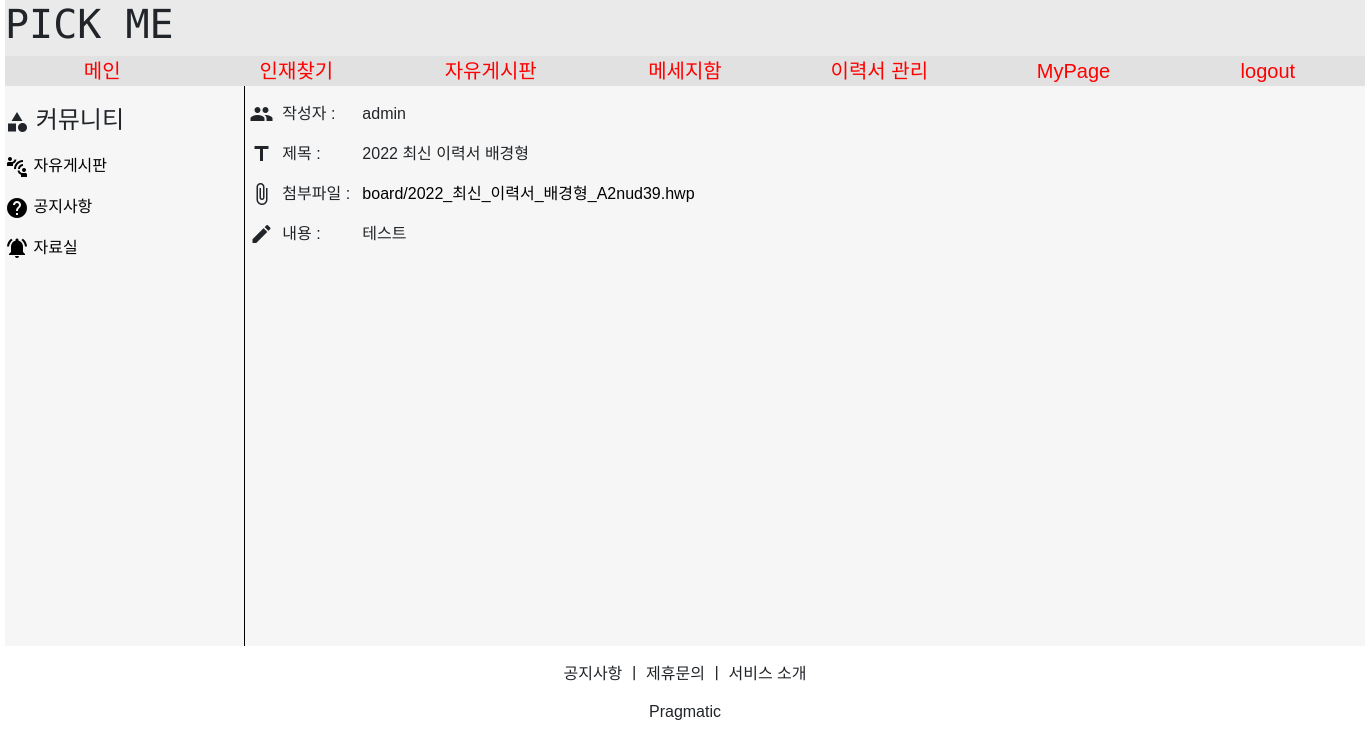
The page /board/board_jaro_detail/2 on the database its author committed.
### accountapp/models.py (models this page shows)
class MyUser(AbstractUser):
    nickname = models.CharField(max_length=20, unique=True)
    company_group = models.CharField(max_length=100)
    company_number = models.CharField(max_length=200)
    company_name = models.CharField(max_length=200)
    company_ceo = models.CharField(max_length=100)
    company_logo = models.FileField(upload_to='company_logo/', null=True, blank=True)
    company_phone_number = models.CharField(max_length=100)
    company_paper = models.FileField(upload_to='company_paper/', null=True, blank=True)

### boardapp/models.py (models this page shows)
class Board_Jaro_Model(models.Model):
    board_jaro_user = models.ForeignKey(MyUser, on_delete=models.CASCADE, related_name='board_jaro_user')
    board_jaro_title = models.CharField(max_length=2000)
    board_jaro_detail = models.TextField()
    board_jaro_date_time = models.DateTimeField(auto_now=True)
    board_jaro_file = models.FileField(upload_to='board/', null=True, blank=True)

### boardapp/views.py (the view)
# urls.py: path('board_jaro_detail/<int:title>', views.board_jaro_detail, name='board_jaro_detail'),
def board_jaro_detail(request, title):
    context={}
    jaro = Board_Jaro_Model.objects.filter(pk=title)
    data = ''
    for temp in jaro:
        context['user'] = temp.board_jaro_user
        context['title'] = temp.board_jaro_title
        for temp_data in temp.board_jaro_detail:
            if temp_data == ' ':
                data += '∠'
            elif temp_data == '\r':
                data += '∏'
            else:
                data += temp_data
        context['detail'] = data
        print(data)
        context['file'] = temp.board_jaro_file
    return render(request, 'board_jaro_detail.html', context)

### boardapp/templates/board_jaro_detail.html (shortened to what this page needs)
{% extends 'base-board.html' %}
{% block content %}
    {% load static %}
    <link rel="stylesheet" href="{% static 'css/board.css' %}">
    <div class="board_content">
        <div class="board_menu">
            <div class="self_margin"></div>
            <div style="font-size:1.5rem;">
                <i style="vertical-align:middle;" class="material-icons">category</i>
                커뮤니티
            </div>
            <div>
                <a href="{% url 'boardapp:board_list' %}">
                    <i style="vertical-align:middle;" class="material-icons">connect_without_contact</i>
                    자유게시판
                </a>
                <a href="{% url 'boardapp:board_gonge_list' %}">
                    <i style="vertical-align:middle;" class="material-icons">help</i>
                    공지사항
                </a>
                <a href="{% url 'boardapp:board_jaro_list' %}">
                    <i style="vertical-align:middle;" class="material-icons">notifications_active</i>
                    자료실
                </a>
            </div>
        </div>
        <div class="board_list2">
            <div class="self_margin"></div>
            <div>
                <i style="vertical-align:middle;" class="material-icons">people</i>
                <div style="width:5rem;">
                    &nbsp;작성자 :
                </div>
                <div style="width:60rem; overflow:hidden;">
                    {{ user }}
                </div>
            </div>
            <div>
                <i style="vertical-align:middle;" class="material-icons">title</i>
                <div style="width:5rem;">
                    &nbsp;제목 :
                </div>
                <div style="width:60rem; overflow:hidden;">
                    {{ title }}
                </div>
            </div>
            <div>
                <i style="vertical-align:middle;" class="material-icons">attach_file</i>
                <div style="width:5rem;">
                    &nbsp;첨부파일 :
                </div>
                <div style="display:flex width:60rem; overflow:hidden;">
                    <a href="/media/{{ file }}" download>
                        {{ file }}
                    </a>
                </div>
            </div>
            <div>
                <i style="vertical-align:middle;" class="material-icons">create</i>
                <div style="width:5rem;">
                    &nbsp;내용 :
                </div>
                <div style="width:60rem; height:20rem; overflow:scroll;">
                    {% for list in detail %}{% if list == '∠' %}&nbsp;{% else %}{% if list == '∏' %}<br>{% else %}{{ list }}{% endif %}{% endif %}{% endfor %}
                </div>
            </div>
        </div>
    </div>
{% endblock %}

### static/css/board.css (style rules this page uses)
* { font-family: 'Noto Sans KR', sans-serif; }
a { color:#000000; }
.board_content { width:85rem; height:70vh; display:flex; }
.board_menu { width:15rem; height:70vh; border-right:1px solid black; }
.self_margin { width:5rem; height:1rem; }
.board_list2 { width:70rem; height:70vh; }
.board_list2 > div { display:flex; }

### templates/head-board.html (style rules this page uses)
a { text-decoration:none }

### rows shown on the page
MyUser: username "admin"
Board_Jaro_Model: board_jaro_title "2022 최신 이력서 배경형", board_jaro_file "board/2022_최신_이력서_배경형_A2nud39.hwp"

### other values the page prints
{{ list }} "테" "스" "트"
